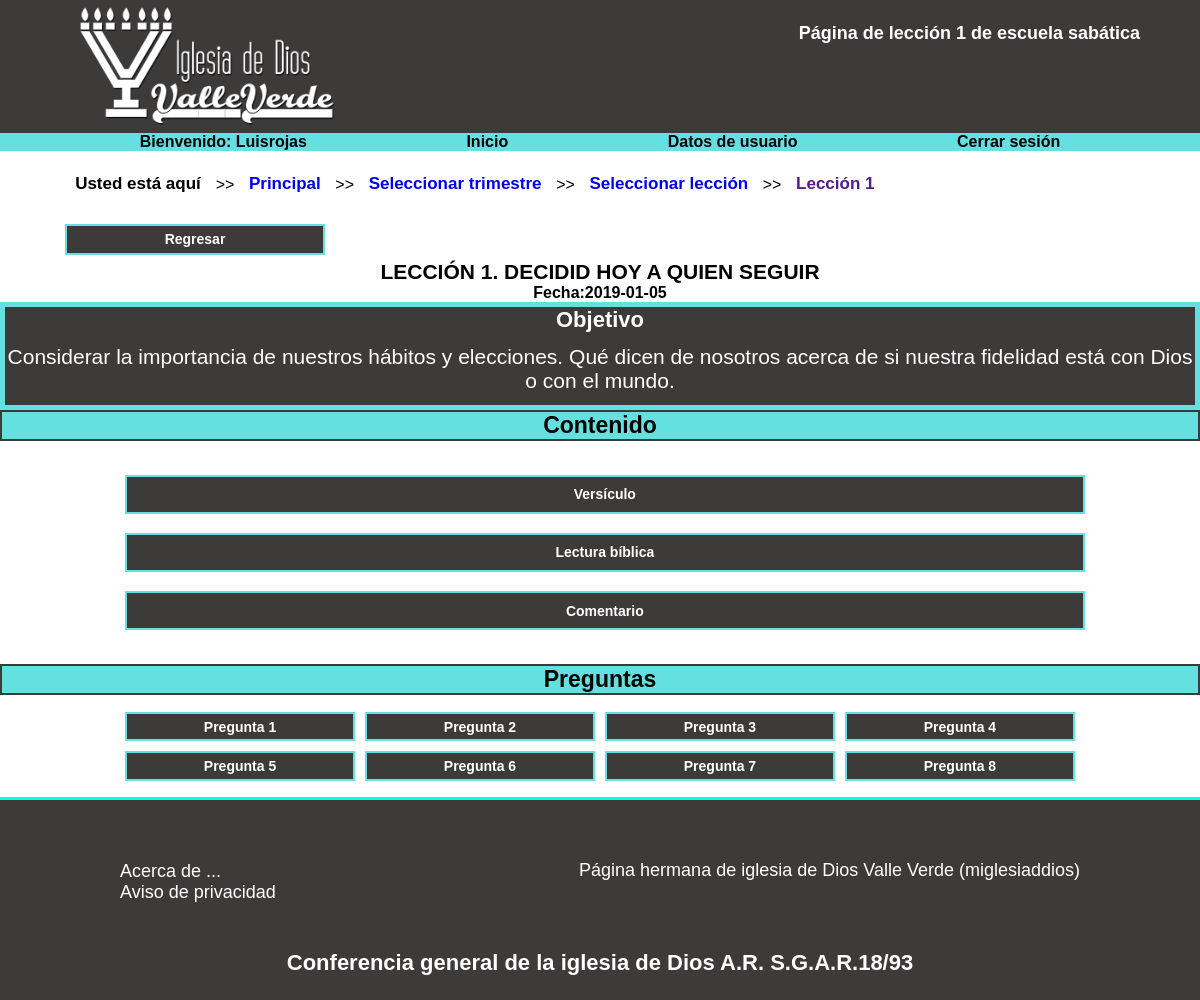
Screenshot of /blog-escuela-sabatica/escuela-adultos/trimestres/1er-trimestre-2019/leccion1/leccion1.php (signed in) with the database file from the repository.
### tables this page shows
CREATE TABLE `lecciones_adultos` (
  `titulo_lecciones_adultos` varchar(250) NOT NULL,
  `datos_trimestre` varchar(60) NOT NULL
);

CREATE TABLE `fecha_leccion` (
  `id_fecha_leccion` int(11) NOT NULL,
  `fecha` date NOT NULL,
  `titulo_lecciones_adultos` varchar(250) NOT NULL
);

CREATE TABLE `objetivo_adultos` (
  `id_objetivo_adultos` int(11) NOT NULL,
  `objetivo_adultos` text NOT NULL,
  `titulo_lecciones_adultos` varchar(250) NOT NULL
);

### blog-escuela-sabatica/escuela-adultos/trimestres/1er-trimestre-2019/leccion1/consultas/consulta1.php (called while the page is built, shortened)
<?php
$leccion                             = "SELECT * FROM lecciones_adultos WHERE titulo_lecciones_adultos='LECCIÓN 1. DECIDID HOY A QUIEN SEGUIR'";
$resultadoleccion                    = mysqli_query($conexion, $leccion);
$registroleccion                     = mysqli_fetch_assoc($resultadoleccion);
$fecha                               = "SELECT * FROM fecha_leccion WHERE titulo_lecciones_adultos='LECCIÓN 1. DECIDID HOY A QUIEN SEGUIR'";
$resultadofecha                      = mysqli_query($conexion, $fecha);
$registrofecha                       = mysqli_fetch_assoc($resultadofecha);
$objetivo                            = "SELECT * FROM objetivo_adultos WHERE titulo_lecciones_adultos='LECCIÓN 1. DECIDID HOY A QUIEN SEGUIR'";
$resultadoobjetivo                   = mysqli_query($conexion, $objetivo);
$registroobjetivo                    = mysqli_fetch_assoc($resultadoobjetivo);
?>

### blog-escuela-sabatica/escuela-adultos/trimestres/1er-trimestre-2019/leccion1/leccion1.php (the view, shortened to what this page needs)
<?php
   include "../../../../conexion-blog.php";
   include "consultas/consulta1.php";
   ?>
<!DOCTYPE html>
<html lang="es-MX">
   <head>
      <link rel="stylesheet" href="../../css/estilos-leccion1.css">
   </head>
   <body>
      <div class="contenedor-filas-columnas">
         <header>
            <div class="caja-header">
               <div class="imagen-header">
                  <a href="../../../principal-blog.php"><img class="logo" src="../../../../../imagenes/logo_iglesia_de_dios_valle_verde.png" alt="iglesia-de-dios-valle-verde-escuela-sabatica"></a>
               </div>
               <div class="titulo-header">
                  <a href="">
                     <h1 class="h1-header">Página de lección 1 de escuela sabática</h1>
                  </a>
               </div>
            </div>
         </header>
         <div class="columna-nav">
            <nav class="menu">
               <ul>
                  <li>
                     <a href="">
                        <h3>Bienvenido: <?php
                           echo $_SESSION['nombre_usuario'];
                           ?></h3>
                     </a>
                  </li>
                  <li>
                     <a href="../../../principal-blog.php">
                        <h3>Inicio</h3>
                     </a>
                  </li>
                  <li>
                     <a href="../../../datos-usuario.php">
                        <h3>Datos de usuario</h3>
                     </a>
                  </li>
                  <li>
                     <a href="../../../cerrar-sesion.php">
                        <h3>Cerrar sesión</h3>
                     </a>
                  </li>
               </ul>
            </nav>
         </div>
         <div class="columnamapa">
            <div class="mapa">
               <ul>
                  <li class="amapa">Usted está aquí
                  </li>
                  <label>>></label>
                  <li><a  class="amapa" href="../../../principal-blog.php">Principal</a>
                  </li>
                  <label>>></label>
                  <li><a  class="amapa" href="../../../escuelas-trimestres.php">Seleccionar trimestre</a>
                  </li>
                  <label>>></label>
                  <li><a  class="amapa" href="../../../lecciones.php">Seleccionar lección</a>
                  </li>
                  <label>>></label>
                  <li><a  class="amapa" href="">Lección 1</a>
                  </li>
               </ul>
            </div>
         </div>
         <div class="boton_regresar">
         <a href="../../../lecciones.php"><button class="span_pregunta">Regresar</button></a>
         </div>
         <div class="principal1">
            <h2 class="h2_titulo_principal"><?php
               echo ($registroleccion['titulo_lecciones_adultos']);
               ?></h2>
            <h3 class="h3fecha">Fecha:<?php
               echo ($registrofecha['fecha']);
               ?></h3>
            <div class="objetivo">
                  <h4 class="h4tituloobjetivo">Objetivo</h4>
                  <p class="particleobjetivo"><?php
                     echo ($registroobjetivo['objetivo_adultos']);
                     ?></p>
               </div>
               <h2 class="h2preguntas">Contenido</h2>
<div class="div_preguntas_botones2">
	<a href='javascript:seleccion1(9);'><button class="span_pregunta2">Versículo</button></a>
	<a href='javascript:seleccion1(10);'><button class="span_pregunta2">Lectura bíblica</button></a>
<a href='javascript:seleccion1(11);'><button class="span_pregunta2">Comentario</button></a>
</div>
               <h2 class="h2preguntas">Preguntas</h2>
<div class="div_preguntas_botones">
	<a href='javascript:seleccion(1);'><button class="span_pregunta">Pregunta 1</button></a>
	<a href='javascript:seleccion(2);'><button class="span_pregunta">Pregunta 2</button></a>
   <a href='javascript:seleccion(3);'><button class="span_pregunta">Pregunta 3</button></a>
   <a href='javascript:seleccion(4);'><button class="span_pregunta">Pregunta 4</button></a>
   <a href='javascript:seleccion(5);'><button class="span_pregunta">Pregunta 5</button></a>
   <a href='javascript:seleccion(6);'><button class="span_pregunta">Pregunta 6</button></a>
   <a href='javascript:seleccion(7);'><button class="span_pregunta">Pregunta 7</button></a>
<a href='javascript:seleccion(8);'><button class="span_pregunta">Pregunta 8</button></a>
</div>
		 </div>
         <footer>
            <div class="columna-footer">
               <ul class="ul-footer">
                  <li><a class="a-footer" href="../../../../../contenidos/acerca-de.html">Acerca de ...</a></li>
                  <li><a class="a-footer" href="../../../../../contenidos/aviso-de-privacidad.html">Aviso de privacidad</a></li>
               </ul>
               <p class="pfooter-1"><a class="link-footer" href="https://miglesiaddios.jimdo.com/" target="_blank">Página hermana de iglesia de Dios Valle Verde (miglesiaddios)</a></p>
               <p class="pfooter">Conferencia general de la iglesia de Dios A.R. S.G.A.R.18/93</p>
            </div>
         </footer>
      </div>
   </body>
</html>

### rows the page displays
lecciones_adultos: titulo_lecciones_adultos "LECCIÓN 1. DECIDID HOY A QUIEN SEGUIR"
fecha_leccion: fecha "2019-01-05"
objetivo_adultos: objetivo_adultos "Considerar la importancia de nuestros hábitos y elecciones. Qué dicen de nosotros acerca de si nuestra fidelidad está con Dios o con el mundo."

### other values shown
$_SESSION['nombre_usuario'] "Luisrojas"
